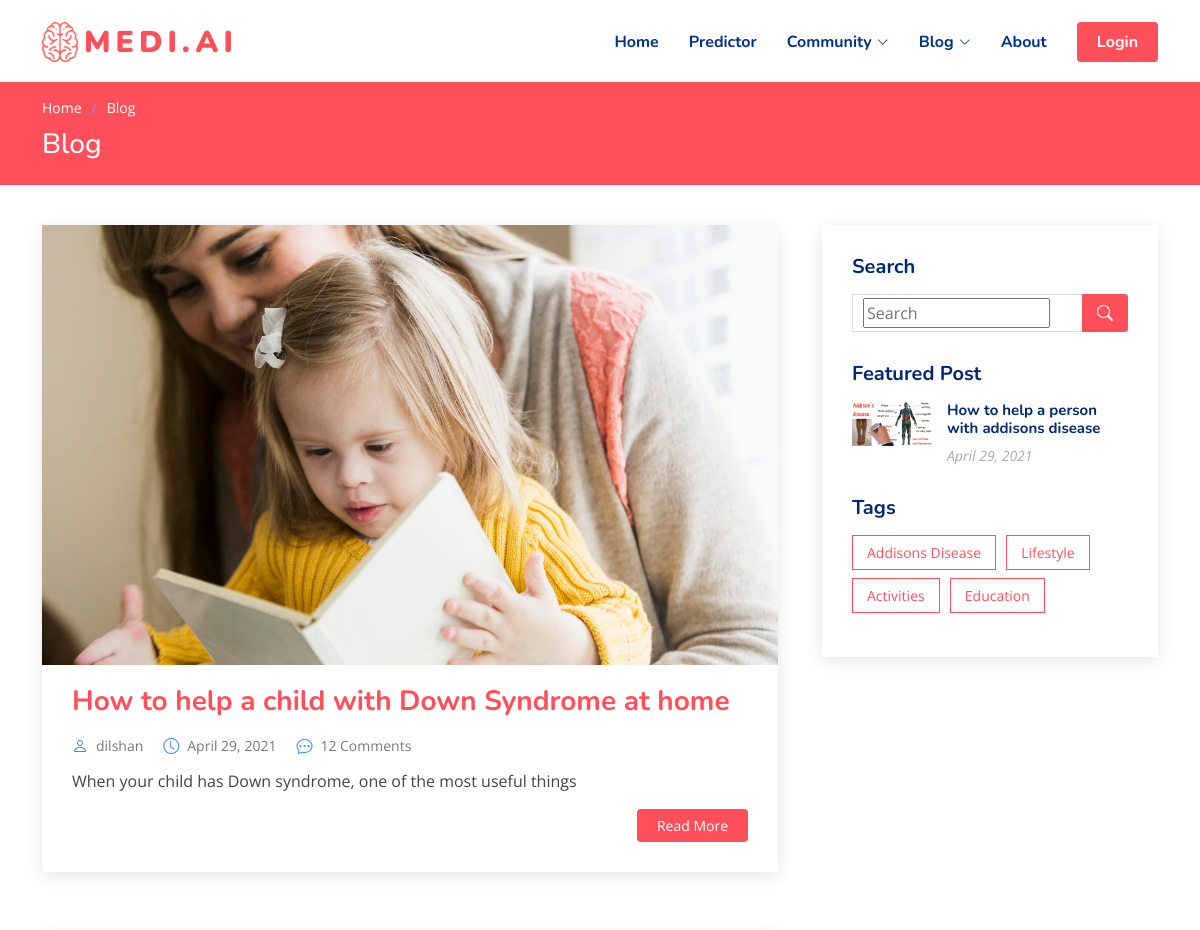
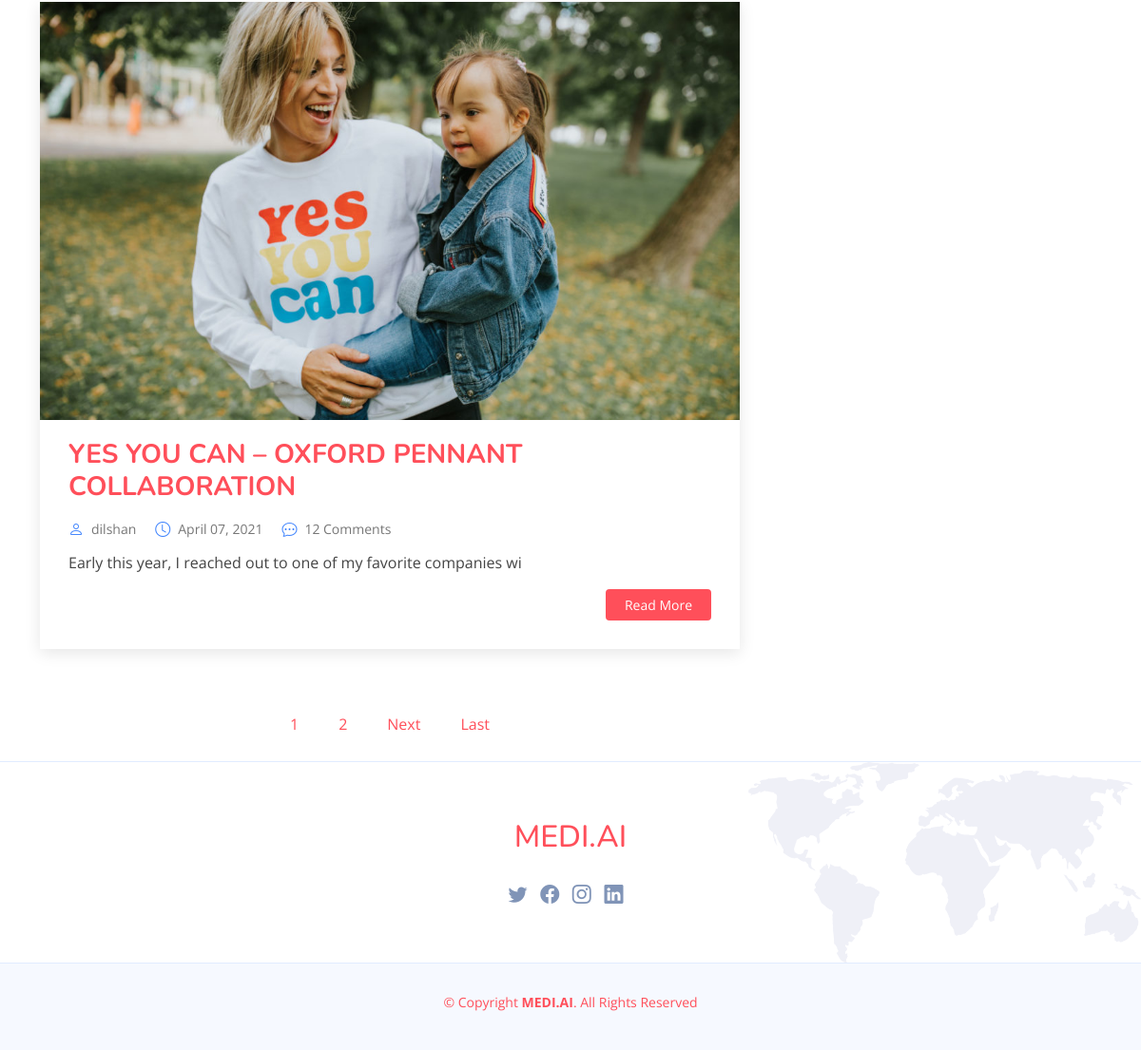
/blog/, run on an earlier commit of the app's database (2 pictures, top to bottom).
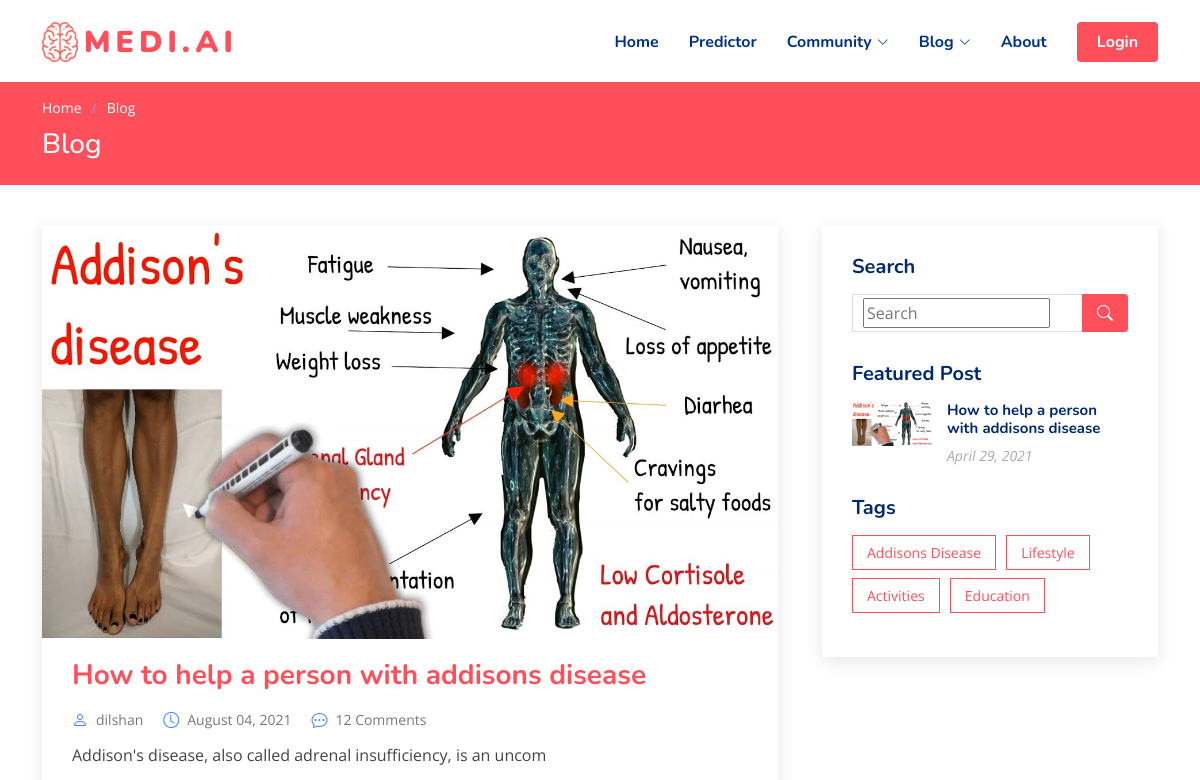
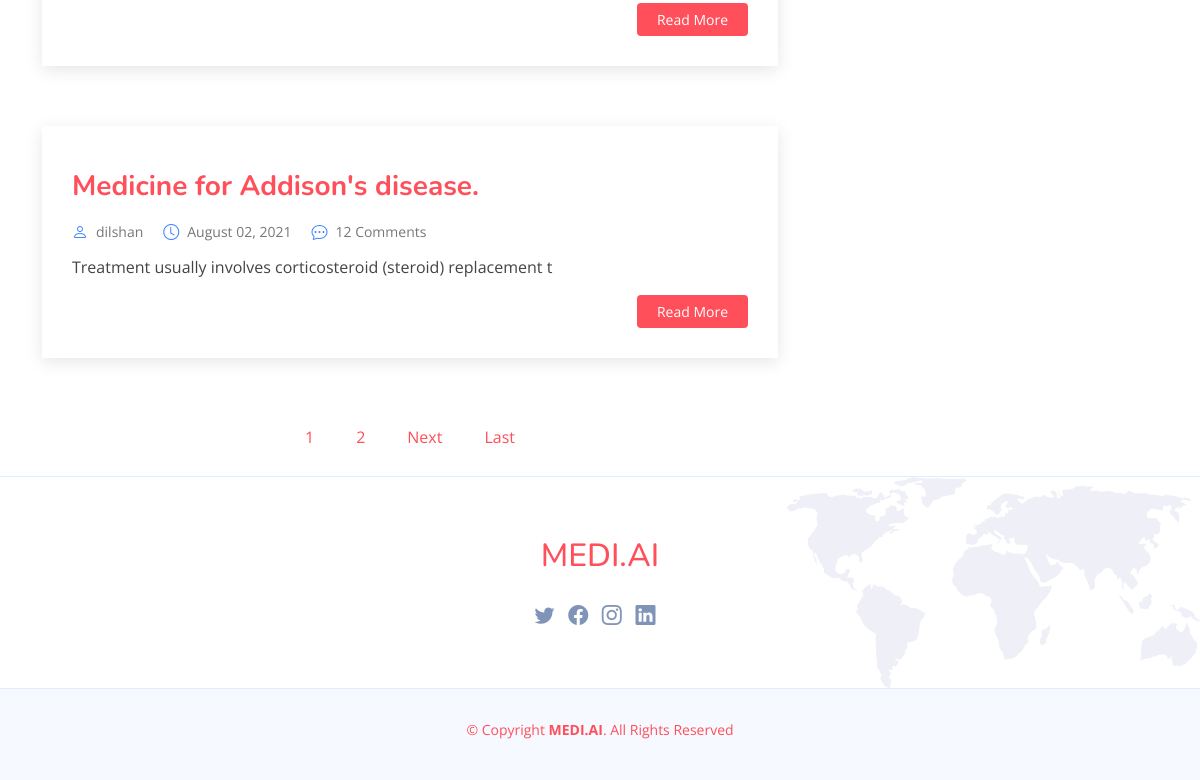
And on a later commit of the database (2 pictures, top to bottom).
### blog/models.py (models this page shows, shortened)
class Post(models.Model):
    author = models.ForeignKey(
        settings.AUTH_USER_MODEL, on_delete=models.CASCADE)
    title = models.CharField(max_length=100)
    brief = models.TextField(max_length=500,default="")
    content = models.TextField()
    liked = models.ManyToManyField(
        settings.AUTH_USER_MODEL, blank=True, related_name='liked')
    date_posted = models.DateTimeField(default=timezone.now)
    pic = models.ImageField(upload_to='photos/%Y/%m/%d/', default='photos\2021\04\06\01.png')
    objects = PostManager()
    class Meta:
        ordering = ('-date_posted', )

### blog/views.py (the view)
# urls.py: path('', PostListView.as_view(), name='blog'),
class PostListView(ListView):
    model = Post
    template_name = 'blog/index.html'
    context_object_name = 'posts'
    paginate_by = 2
    def get_queryset(self):
        try:
            keyword = self.request.GET['q']
        except:
            keyword = ''
        if (keyword != ''):
            object_list = self.model.objects.filter(
                Q(content__icontains=keyword) | Q(title__icontains=keyword))
        else:
            object_list = self.model.objects.all()
        return object_list

### templates/blog/index.html (shortened to what this page needs)
{% extends 'base.html' %}
{% load static %}
{% block content %}
{% load crispy_forms_tags %}
<main id="main">
  <section class="breadcrumbs">
    <div class="container">
      <ol>
        <li><a href="index.html">Home</a></li>
        <li>Blog</li>
      </ol>
      <h2>Blog</h2>
    </div>
  </section>
  <section id="blog" class="blog">
    <div class="container" data-aos="fade-up">
      <div class="row">
        <div class="col-lg-8 entries">
          {% for post in posts %}
          <article class="entry">
            <div class="entry-img">
              <img src="{{post.pic.url}}" alt="" class="img-fluid">
            </div>
            <h2 class="entry-title">
              <a href="{% url 'post_detail' post.pk %}">{{ post.title }}</a>
            </h2>
            <div class="entry-meta">
              <ul>
                <li class="d-flex align-items-center"><i class="bi bi-person"></i> <a href="{% url 'user_posts' post.author.username %}">{{ post.author }}</a></li>
                <li class="d-flex align-items-center"><i class="bi bi-clock"></i> <a href="#"><time datetime="2020-01-01">{{ post.date_posted|date:"F d, Y" }}</time></a></li>
                <li class="d-flex align-items-center"><i class="bi bi-chat-dots"></i> <a href="blog-single.html">12 Comments</a></li>
              </ul>
            </div>
            <div class="entry-content">
              <p>
                {{ post.brief | slice:":65" }}
              </p>
              <div class="read-more">
                <a href="{% url 'post_detail' post.pk %}">Read More</a>
              </div>
            </div>
          </article>
            {% endfor %}
          <div class="blog-pagination">
            <ul class="justify-content-center">
              {% if is_paginated %}
                {% for num in page_obj.paginator.page_range %}
                  {% if page_obj.number == num %}
                    <li><a class="page-numbers" href="?page={{ num }}">{{ num }}</a></li>
                  {% elif num > page_obj.number|add:'-3' and num < page_obj.number|add:'3' %}
                    <li><a class="page-numbers" href="?page={{ num }}">{{ num }}</a></li>
                  {% endif %}
                {% endfor %}
                {% if page_obj.has_next %}
                  <li><a class="next page-numbers" href="?page={{ page_obj.next_page_number }}"><span aria-hidden="true">Next </span></a></li>
                  <li><a class="next page-numbers" href="?page={{ page_obj.paginator.num_pages }}"><span aria-hidden="true">Last</span></a></li>
                {% endif %}
              {% endif %}
            </ul>
          </div>
        </div>
        <div class="col-lg-4">
          <div class="sidebar">
            <h3 class="sidebar-title">Search</h3>
            <div class="sidebar-item search-form">
              <form action="">
                <input name="q" type="search" placeholder="Search" aria-label="Search">
                <button type="submit" value="Search"><i class="bi bi-search"></i></button>
              </form>
            </div>
            <h3 class="sidebar-title">Featured Post</h3>
            <div class="sidebar-item recent-posts">
              <div class="post-item clearfix">
                <img src="{% static 'assets/img/DSBlog.jpg' %}" alt="">
                <h4><a href="{% url 'post_detail' 4 %}">How to help a person with addisons disease </a></h4>
                <time datetime="2020-01-01">April 29, 2021</time>
              </div>
            </div>
            <h3 class="sidebar-title">Tags</h3>
            <div class="sidebar-item tags">
              <ul>
                <li><a href="#">Addisons Disease</a></li>
                <li><a href="#">Lifestyle</a></li>
                <li><a href="#">Activities</a></li>
                <li><a href="#">Education</a></li>
              </ul>
            </div>
          </div>
        </div>
      </div>
    </div>
  </section>
</main>
{% endblock %}

### templates/base.html (shortened to what this page needs)
{% load static %}
<!DOCTYPE html>
<html lang="en">
<head>
  <link href="{% static 'assets/vendor/bootstrap/css/bootstrap.min.css' %}" rel="stylesheet">
  <link href="{% static 'assets/vendor/bootstrap-icons/bootstrap-icons.css' %}" rel="stylesheet">
  <link href="{% static 'assets/vendor/aos/aos.css' %}" rel="stylesheet">
  <link href="{% static 'assets/vendor/remixicon/remixicon.css' %}" rel="stylesheet">
  <link href="{% static 'assets/vendor/swiper/swiper-bundle.min.css' %}" rel="stylesheet">
  <link href="{% static 'assets/vendor/glightbox/css/glightbox.min.css' %}" rel="stylesheet">
  <link href="{% static 'assets/css/style.css' %}" rel="stylesheet">
</head>
<body>
  <header id="header" class="header fixed-top">
    <div class="container-fluid container-xl d-flex align-items-center justify-content-between">
      <a href="{% url 'index' %}" class="logo d-flex align-items-center">
        <img src="{% static 'assets/img/logo_new.png' %}" alt="">
        <span><b>MEDI.AI</b></span>
      </a>
      <nav id="navbar" class="navbar">
        <ul>
          <li><a class="nav-link scrollto " href="{% url 'index' %}">Home</a></li>
          <li><a class="nav-link scrollto" href="{% url 'predict' %}">Predictor</a></li>
          <li class="dropdown"><a href="#"><span>Community</span> <i class="bi bi-chevron-down"></i></a>
          </li>
          <li class="dropdown"><a href="#"><span>Blog</span> <i class="bi bi-chevron-down"></i></a>
          </li>
          <li><a class="nav-link scrollto" href="{% url 'about' %}">About</a></li>
          {% if user.is_authenticated %}
          <li class="dropdown"><a href="#"><span>{{ user.username }} {{patient.username}}</span> <i class="bi bi-chevron-down"></i></a>
            <ul>
              {% for patient in patients  %}
                {% if patient.is_instuctor == False %}
                  <li><a href="{% url 'myprofile-patient' %}">My Profile</a></li>
                  <li><a href="{% url 'edit-profiledata' patient.pk %}">Edit Profile</a></li>
                {% endif %}
              {% endfor %}
              {% for instructor in instructors  %}
                {% if instructor.is_instuctor == True %}
                  <li><a href="{% url 'myprofile-instructor' %}">My Profile</a></li>
                {% endif %}
              {% endfor %}
              <li><a href="javascript:{document.getElementById('logout').submit()}" >
              Log Out
              </a></li>
              <form action="{% url 'logout' %}" method="POST" id="logout">
                {% csrf_token %}
                <input type="hidden">
              </form>
            </ul>
          </li>
          {% else %}
          <li><a class="getstarted scrollto" href="{% url 'login' %}">Login</a></li>
        {% endif %}
        </ul>
      </nav>
    </div>
  </header>
    {% block content %} {% endblock %}
    <footer id="footer" class="footer">
      <div class="footer-top" align = "center">
        <div class="container ">
          <div class="col-lg-12 col-md-12 footer-info" align = "center">
            <div class="col-lg-12 text-center">
              <h2><a href="#">MEDI.AI </a></h2>
            </div>
          </div>
            <div class="col-lg-12 col-md-12 footer-info" align = "center">
              <div class="social-links mt-3">
                <a href="#" class="twitter"><i class="bi bi-twitter"></i></a>
                <a href="#" class="facebook"><i class="bi bi-facebook"></i></a>
                <a href="#" class="instagram"><i class="bi bi-instagram bx bxl-instagram"></i></a>
                <a href="#" class="linkedin"><i class="bi bi-linkedin bx bxl-linkedin"></i></a>
              </div>
            </div>
        </div>
      </div>
      <div class="container">
        <div class="copyright">
          &copy; Copyright <strong><span>MEDI.AI</span></strong>. All Rights Reserved
        </div>
        <div class="credits">
        </div>
      </div>
    </footer>
  </body>

What changed in the data, as far as the page shows it:
removed Post: pic (picture), title "YES YOU CAN – OXFORD PENNANT COLLABORATION", author "dilshan", date_posted "April 07, 2021", brief "Early this year, I reached out to one of my favorite companies wi"
changed Post: pic: picture removed, a placeholder shows; title "How to help a child with Down Syndrome at home" → "How to help a person with addisons disease"; date_posted "April 29, 2021" → "August 04, 2021"; brief "When your child has Down syndrome, one of the most useful things" → "Addison's disease, also called adrenal insufficiency, is an uncom"
added Post: title "Medicine for Addison's disease.", author "dilshan", date_posted "August 02, 2021", brief "Treatment usually involves corticosteroid (steroid) replacement t"
